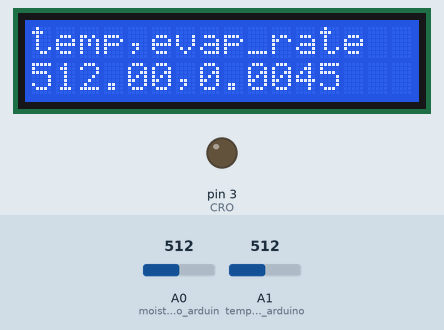
Recording of a sketch running on a simulated Arduino Uno, built with avr-gcc and run on an emulated ATmega328P. On the bench: 16×2 character LCD, output pins drawn as LEDs (lit = HIGH). The inputs (shaded band) are chosen by the test bench; at power-on: A0 (moisture_sensor_to_arduin) = 512, A1 (temp_sensor_to_arduino) = 512.

Above: at 1.2 s.
1.3 s: A0 (moisture_sensor_to_arduin) set to 716
At 2.9 s:
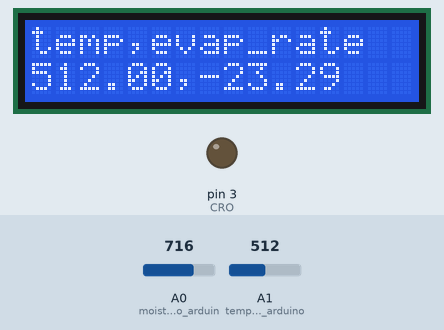
4.6 s: A1 (temp_sensor_to_arduino) set to 716
At 6.3 s:
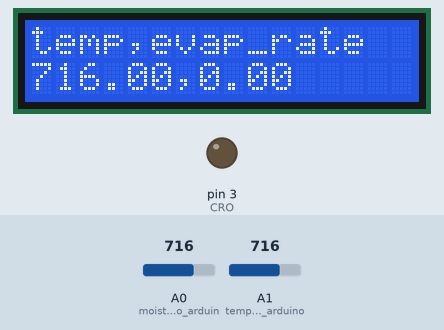
6.7 s: A0 (moisture_sensor_to_arduin) set to 900
At 8.1 s:
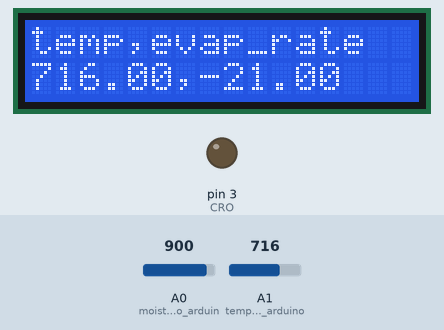
9.8 s: A1 (temp_sensor_to_arduino) set to 900
At 11.5 s:
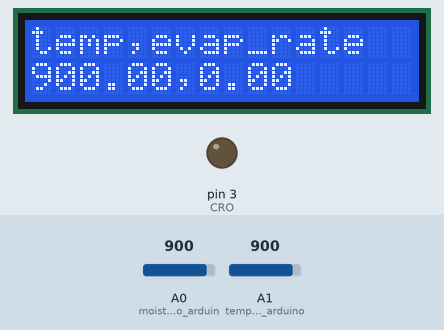
11.8 s: A0 (moisture_sensor_to_arduin) set to 1023
At 13.2 s:
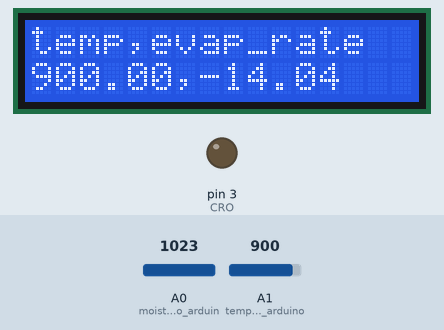
14.9 s: A1 (temp_sensor_to_arduino) set to 1023
At 16.6 s:
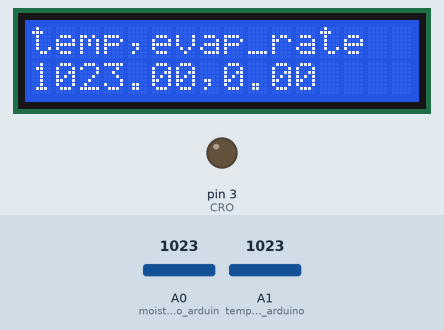
Timing chart, 0 to 18.0 s (numbered marks = the images above; inputs shaded):
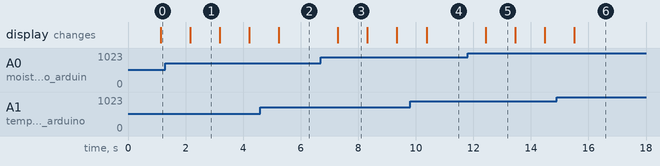

The sketch:

evaporation_rate1.ino
```cpp
#include<Adafruit_LiquidCrystal.h>

float oldmoisture=0;
float moisture = 0;
float temperature=0;
int CRO=3;
int time=0;
float evaporationrate=0;
Adafruit_LiquidCrystal lcd_1(0);


void setup()
{
  pinMode(A1,INPUT); //temp sensor to arduino
  pinMode(A0,INPUT); //moisture sensor to arduino
  Serial.begin(9600);
  pinMode(CRO,OUTPUT);
  lcd_1.begin(16,2);
  lcd_1.print("temp,evap_rate");
}

void loop()
{
  time=time+1; //seeing rate of evaporation for every 1 second
   lcd_1.print("                ");
   lcd_1.setCursor(0,1);

  oldmoisture=moisture;
  moisture=((analogRead(A0))/87.60)*100;
  temperature=analogRead(A1);
  evaporationrate=-((moisture-oldmoisture)/10.0);
  lcd_1.print(temperature);
  lcd_1.print(",");
  lcd_1.print(evaporationrate);
  delay(1000);
}
```

Measured:
- after the input at 1.3 s, the display: changes after 0.86 s (image 1)
- after the input at 4.6 s, the display: changes after 0.64 s (image 2)
- after the input at 6.7 s, the display: changes after 0.59 s (image 3)
- after the input at 9.8 s, the display: changes after 0.57 s (image 4)
- after the input at 11.8 s, the display: changes after 0.63 s (image 5)
- after the input at 14.9 s, the display: changes after 0.61 s (image 6)
- what the display in image 1 shows lasts 1.0 s, from 2.2 s to 3.2 s
